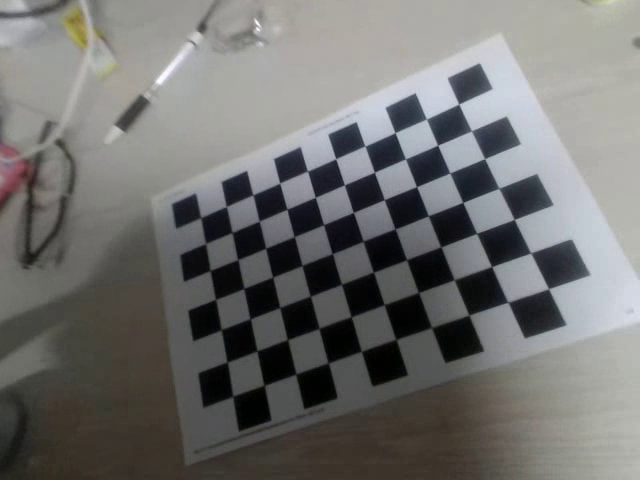
#> input picture frame 34 of Camera_Calibration/chessboard.avi, 640 x 480 px
$ python Camera_Calibration.py
#> lines starting #> are read from the running program, lines starting #| are printed output that depends on the picture; after the words box and inside, x2 and y2 are one past the last pixel; in counts of white or black regions, pixels touching at a corner belong together
import numpy as np
import cv2 as cv

def select_img_from_video(video_file, board_pattern, select_all=False, wait_msec=10, wnd_name='Camera Calibration'):
    # Open a video
#> called with video_file = 'Camera_Calibration\\chessboard.avi', board_pattern = (10, 7), select_all = False, wait_msec = 10, wnd_name = 'Camera Calibration'
    video = cv.VideoCapture(video_file)
    assert video.isOpened()

    # Select images
    img_select = []
    while True:
        # Grab an images from the video
        valid, img = video.read()
#> img is the input picture: shape (480, 640, 3); mean B, G, R 111.6, 112.9, 113.4
        if not valid:
            break

        if select_all:
            img_select.append(img)
        else:
            # Show the image
            display = img.copy()
            cv.putText(display, f'NSelect: {len(img_select)}', (10, 25), cv.FONT_HERSHEY_DUPLEX, 0.6, (0, 255, 0))
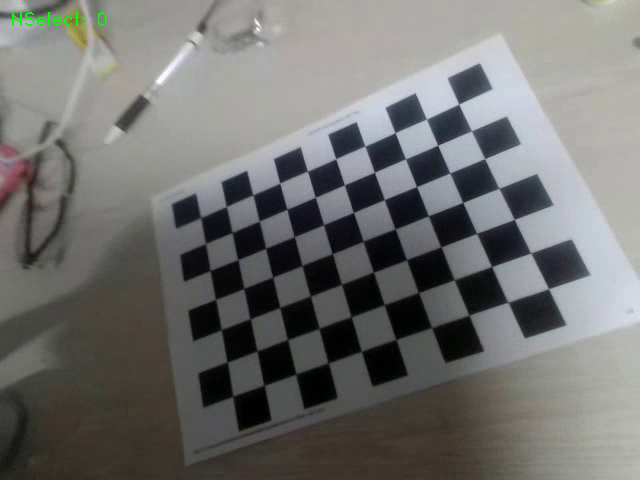
#> display: shape (480, 640, 3); 0.11% of pixels changed, all inside (x1, y1, x2, y2) = (12, 12, 107, 26)
            cv.imshow(wnd_name, display)

            # Process the key event
            key = cv.waitKey(wait_msec)
#> (key Esc is pressed here)
            if key == ord(' '):             # Space: Pause and show corners
                complete, pts = cv.findChessboardCorners(img, board_pattern)
                cv.drawChessboardCorners(display, board_pattern, pts, complete)
                cv.imshow(wnd_name, display)
                key = cv.waitKey()
                if key == ord('\r'):
                    img_select.append(img) # Enter: Select the image
            if key == 27:                  # ESC: Exit (Complete image selection)
                break

    cv.destroyAllWindows()
    return img_select

def calib_camera_from_chessboard(images, board_pattern, board_cellsize, K=None, dist_coeff=None, calib_flags=None):
    # Find 2D corner points from given images
    img_points = []
    for img in images:
        gray = cv.cvtColor(img, cv.COLOR_BGR2GRAY)
        complete, pts = cv.findChessboardCorners(gray, board_pattern)
        if complete:
            img_points.append(pts)
    assert len(img_points) > 0

    # Prepare 3D points of the chess board
    obj_pts = [[c, r, 0] for r in range(board_pattern[1]) for c in range(board_pattern[0])]
    obj_points = [np.array(obj_pts, dtype=np.float32) * board_cellsize] * len(img_points) # Must be `np.float32`

    # Calibrate the camera
    return cv.calibrateCamera(obj_points, img_points, gray.shape[::-1], K, dist_coeff, flags=calib_flags)

if __name__ == '__main__':

    video_file = 'Camera_Calibration\chessboard.avi'
    board_pattern = (10, 7)
    board_cellsize = 0.025

    img_select = select_img_from_video(video_file, board_pattern)
#> (the run stopped early here; a loop or call above may not have finished)

$ run again, starting later in the video
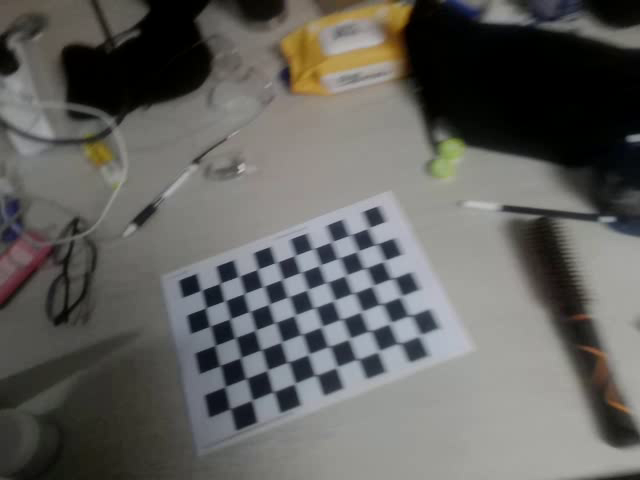
#> input picture frame 156 of Camera_Calibration/chessboard.avi, 640 x 480 px
#> in select_img_from_video, img is the input picture: shape (480, 640, 3); mean B, G, R 94.8, 97.9, 98.5
#> in select_img_from_video, `cv.putText(display, f'NSelect: {len(img_select)}', (10, 25), cv.FONT_H..`:
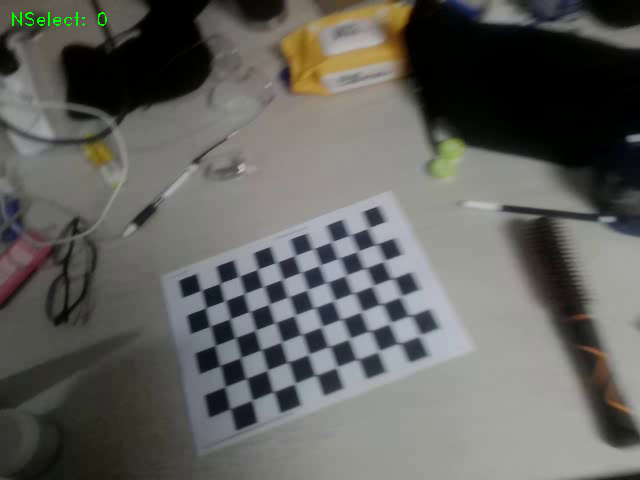
#> display: shape (480, 640, 3); 0.11% of pixels changed, all inside (x1, y1, x2, y2) = (12, 12, 107, 26)

$ run again, starting later in the video
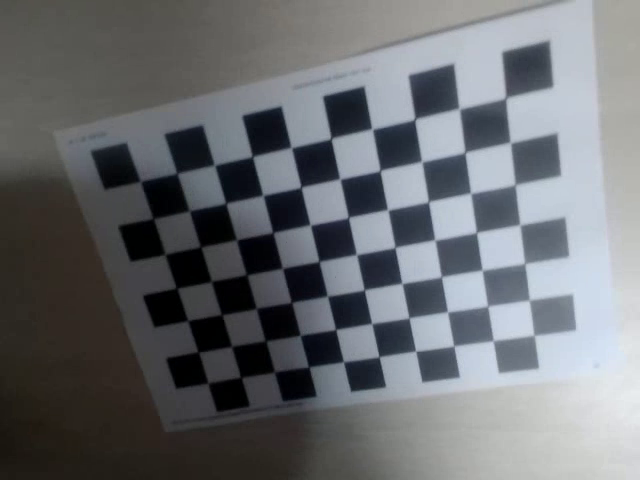
#> input picture frame 278 of Camera_Calibration/chessboard.avi, 640 x 480 px
#> in select_img_from_video, img is the input picture: shape (480, 640, 3); mean B, G, R 112.2, 108.8, 106.2
#> in select_img_from_video, `cv.putText(display, f'NSelect: {len(img_select)}', (10, 25), cv.FONT_H..`:
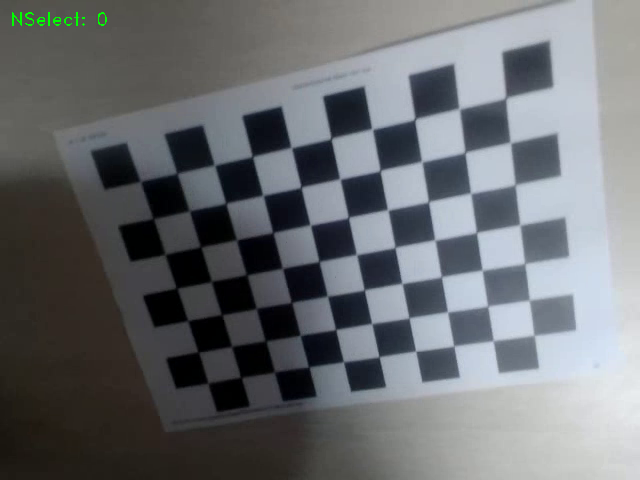
#> display: shape (480, 640, 3); 0.11% of pixels changed, all inside (x1, y1, x2, y2) = (12, 12, 107, 26)
